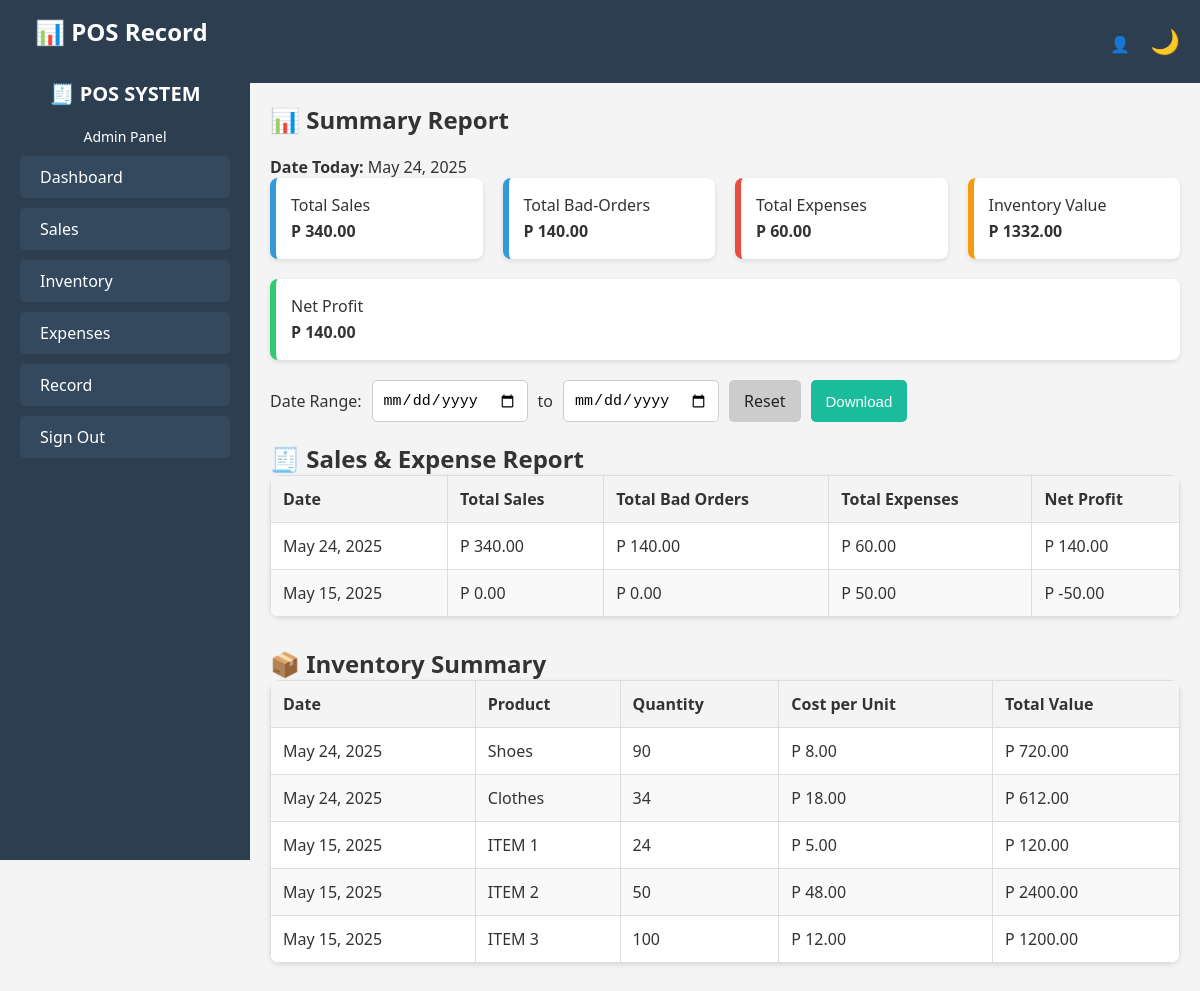
The app's page /record/ with its own data.
### app/models.py (models this page shows, shortened)
class Inventory(models.Model):
    product_name = models.CharField(max_length=255)
    stock = models.IntegerField()
    retail_price = models.DecimalField(max_digits=10, decimal_places=2, default=0)
    price = models.DecimalField(max_digits=10, decimal_places=2)
    date = models.DateField(default=timezone.now)

### app/views.py (the view)
# urls.py: path('record/', RecordPageView.as_view(), name = 'record'),
class  RecordPageView(TemplateView):
    template_name = 'app/record.html'
    def get(self, request, *args, **kwargs):
        from_date = request.GET.get('from_date')
        to_date = request.GET.get('to_date')
        date_filter = {}
        if from_date:
            date_filter['date__gte'] = from_date
        if to_date:
            date_filter['date__lte'] = to_date
        sales_qs = Sale.objects.filter(**date_filter) if date_filter else Sale.objects.all()
        bad_orders_qs = BadOrder.objects.filter(**date_filter) if date_filter else BadOrder.objects.all()
        expenses_qs = Expense.objects.filter(**date_filter) if date_filter else Expense.objects.all()
        inventory_qs = Inventory.objects.filter(**date_filter) if date_filter else Inventory.objects.all()
        today = timezone.localdate()
        summary_sales = Sale.objects.filter(date=today).aggregate(total=Sum('price'))['total'] or 0
        summary_bad_orders = BadOrder.objects.filter(date=today).aggregate(total=Sum('price'))['total'] or 0
        summary_expenses = Expense.objects.filter(date=today).aggregate(total=Sum('amount'))['total'] or 0
        summary_inventory = Inventory.objects.filter(date=today).aggregate(
            total=Sum(F('stock') * F('retail_price'))
        )['total'] or 0
        summary_net_profit = summary_sales - summary_bad_orders - summary_expenses
        total_sales = sales_qs.aggregate(total=Sum('price'))['total'] or 0
        total_bad_orders_price = bad_orders_qs.aggregate(total=Sum('price'))['total'] or 0
        total_expenses = expenses_qs.aggregate(total=Sum('amount'))['total'] or 0
        inventory_total_value = inventory_qs.aggregate(
            total=Sum(F('stock') * F('retail_price'))
        )['total'] or 0
        net_profit = total_sales - total_bad_orders_price - total_expenses
        sales_by_date = (
            sales_qs.values('date')
            .annotate(total_sales=Sum('price'))
        )
        bad_orders_by_date = (
            bad_orders_qs.values('date')
            .annotate(total_bad_orders=Sum('price'))
        )
        expenses_by_date = (
            expenses_qs.values('date')
            .annotate(total_expenses=Sum('amount'))
        )
        all_dates = set()
        all_dates.update([s['date'] for s in sales_by_date])
        all_dates.update([b['date'] for b in bad_orders_by_date])
        all_dates.update([e['date'] for e in expenses_by_date])
        record_history = []
        for date in sorted(all_dates, reverse=True):
            sales = next((s['total_sales'] for s in sales_by_date if s['date'] == date), 0)
            bad_orders = next((b['total_bad_orders'] for b in bad_orders_by_date if b['date'] == date), 0)
            expenses = next((e['total_expenses'] for e in expenses_by_date if e['date'] == date), 0)
            net = sales - bad_orders - expenses
            record_history.append({
                'date': date,
                'total_sales': sales,
                'total_bad_orders': bad_orders,
                'total_expenses': expenses,
                'net_profit': net,
            })
        inventory_summary = [
            {
                'product_name': item.product_name,
                'stock': item.stock,
                'retail_price': item.retail_price,
                'total_value': item.stock * item.retail_price,
                'date': item.date
            }
            for item in inventory_qs
        ]
        context = self.get_context_data(**kwargs)
        context['total_sales'] = summary_sales
        context['total_bad_orders_price'] = summary_bad_orders
        context['total_expenses'] = summary_expenses
        context['inventory_total_value'] = summary_inventory
        context['net_profit'] = summary_net_profit
        context['record_history'] = record_history
        context['inventory_summary'] = inventory_summary
        context['from_date'] = from_date or ''
        context['to_date'] = to_date or ''
        return self.render_to_response(context)

### app/templates/app/record.html (shortened to what this page needs)
{% extends 'app/home.html' %}
{% load tz %}
{% block content %}
<html>
<head>
</head>
<body>
  <div class="navbar">
    <div class="navbar-left">
      <h1>📊 POS Record</h1>
    </div>
    <div>
      <span style="margin-right: 16px;">👤 {{ request.user.username }}</span>
      <button class="toggle-darkmode" onclick="toggleDarkMode()" id="modeBtn">🌙</button>
    </div>
  </div>
  <div class="container">
    <div class="sidebar" id="sidebar">
      <h2>🧾 POS SYSTEM</h2>
      <p> Admin Panel</p>
      <ul>
        <li><a href="{% url 'home' %}"> Dashboard</a></li>
        <li><a href="{% url 'sales' %}"> Sales</a></li>
        <li><a href="{% url 'inventory' %}"> Inventory</a></li>
        <li><a href="{% url 'expenses' %}"> Expenses</a></li>
        <li><a href="{% url 'record' %}" class="active"> Record</a></li>
        <li><a href="{% url 'signout' %}"> Sign Out</a></li>
      </ul>
    </div>
    <div class="main-content">
      <h1>📊 Summary Report</h1>
      <p><strong>Date Today:</strong> {% now "F d, Y" %}</p>
      <div class="summary-cards">
        <div class="card sales">Total Sales<br><strong>P {{ total_sales|floatformat:2 }}</strong></div>
        <div class="card badorder">Total Bad-Orders<br><strong>P {{ total_bad_orders_price|floatformat:2 }}</strong></div>
        <div class="card expenses">Total Expenses<br><strong>P {{ total_expenses|floatformat:2 }}</strong></div>
        <div class="card inventory">Inventory Value<br><strong>P {{ inventory_total_value|floatformat:2 }}</strong></div>
        <div class="card profit">Net Profit<br>
          <strong>
            P {{ net_profit|floatformat:2 }}
          </strong>
        </div>
      </div>
      <div class="filters">
        <form method="get" style="display:flex;gap:10px;flex-wrap:wrap;" id="filter-form">
          <label for="from_date" style="align-self:center;">Date Range:</label>
          <input type="date" id="from_date" name="from_date" value="{{ from_date }}" placeholder="From Date">
          <span style="align-self:center;">to</span>
          <input type="date" id="to_date" name="to_date" value="{{ to_date }}" placeholder="To Date">
          <a href="#" id="reset-btn" style="padding:10px 15px;border-radius:5px;background:#ccc;color:#222;text-decoration:none;">Reset</a>
          <button type="button" id="download-btn" style="padding:10px 15px;border-radius:5px;background:#1abc9c;color:#fff;border:none;">Download</button>
        </form>
      </div>
      <h2>🧾 Sales & Expense Report</h2>
      <table>
        <thead>
          <tr>
            <th>Date</th>
            <th>Total Sales</th>
            <th>Total Bad Orders</th>
            <th>Total Expenses</th>
            <th>Net Profit</th>
          </tr>
        </thead>
        <tbody>
          {% for record in record_history %}
          <tr>
            <td>{{ record.date }}</td>
            <td>P {{ record.total_sales|floatformat:2 }}</td>
            <td>P {{ record.total_bad_orders|floatformat:2 }}</td>
            <td>P {{ record.total_expenses|floatformat:2 }}</td>
            <td>P {{ record.net_profit|floatformat:2 }}</td>
          </tr>
          {% empty %}
          <tr>
            <td colspan="5" style="text-align:center;">No records found.</td>
          </tr>
          {% endfor %}
        </tbody>
      </table>
      <h2>📦 Inventory Summary</h2>
      <table>
        <thead>
          <tr>
            <th>Date</th>
            <th>Product</th>
            <th>Quantity</th>
            <th>Cost per Unit</th>
            <th>Total Value</th>
          </tr>
        </thead>
        <tbody>
          {% for item in inventory_summary %}
          <tr>
            <td>{{ item.date }}</td>
            <td>{{ item.product_name }}</td>
            <td>{{ item.stock }}</td>
            <td>P {{ item.retail_price|floatformat:2 }}</td>
            <td>P {{ item.total_value|floatformat:2 }}</td>
          </tr>
          {% empty %}
          <tr>
            <td colspan="5" style="text-align:center;">No inventory data.</td>
          </tr>
          {% endfor %}
        </tbody>
      </table>
    </div>
  </div>
</body>
</html>
{% endblock content %}

### app/templates/app/home.html (shortened to what this page needs)
{% block content %}{% endblock %}

### app/templates/app/record.html (style rules this page uses)
:root { --bg: #f4f4f4; --text: #333; --card-bg: #fff; --navbar-bg: #2c3e50; --sidebar-bg: #2c3e50; --highlight: #1abc9c; }
* { margin: 0; padding: 0; box-sizing: border-box; }
body { font-family: 'Segoe UI', sans-serif; background-color: var(--bg); color: var(--text); }
.navbar { background-color: var(--navbar-bg); color: #fff; padding: 15px 20px; display: flex; align-items: center; gap: 15px; position: sticky; top: 0; z-index: 999; justify-content: space-between; }
.navbar-left { display: flex; align-items: center; gap: 15px; }
.navbar button { background: none; border: none; color: #fff; font-size: 24px; cursor: pointer; }
.toggle-darkmode { font-size: 20px; background: none; border: none; color: #fff; cursor: pointer; }
.container { display: flex; }
.sidebar { width: 250px; background-color: var(--sidebar-bg); color: #fff; padding: 20px; height: 100vh; overflow-y: auto; position: fixed; top: 60px; left: 0; transition: transform 0.3s ease; }
.sidebar h2 { text-align: center; margin-bottom: 20px; font-size: 20px; }
.sidebar p { text-align: center; margin-bottom: 10px; font-size: 14px; }
.sidebar ul { list-style: none; padding: 0; }
.sidebar ul li { margin: 10px 0; }
.sidebar ul li a { color: #fff; text-decoration: none; display: flex; align-items: center; gap: 10px; padding: 10px; background-color: #34495e; border-radius: 5px; transition: background 0.3s; }
.main-content { margin-left: 250px; padding: 20px; transition: margin-left 0.3s; width: 100%; }
h1 { font-size: 24px; margin-bottom: 20px; }
.summary-cards { display: flex; flex-wrap: wrap; gap: 20px; margin-bottom: 20px; }
.summary-cards .card { flex: 1; min-width: 200px; background-color: #fff; padding: 15px; border-radius: 8px; box-shadow: 0 2px 5px rgba(0,0,0,0.1); font-size: 16px; line-height: 1.6; }
.sales { border-left: 6px solid #3498db; }
.badorder { border-left: 6px solid #3498db; }
.expenses { border-left: 6px solid #e74c3c; }
.inventory { border-left: 6px solid #f39c12; }
.profit { border-left: 6px solid #2ecc71; }
.filters { display: flex; gap: 10px; margin: 20px 0; flex-wrap: wrap; }
.filters input, .filters button { padding: 10px; font-size: 15px; border-radius: 5px; border: 1px solid #ccc; }
.filters button { background-color: #1abc9c; color: white; border: none; cursor: pointer; }
table { width: 100%; border-collapse: collapse; background-color: #fff; border-radius: 10px; margin-bottom: 30px; overflow: hidden; box-shadow: 0 2px 5px rgba(0,0,0,0.1); }
table th, table td { border: 1px solid #ddd; padding: 12px; text-align: left; }
table th { background-color: #f4f4f4; }
table tr:nth-child(even) { background-color: #f9f9f9; }

### records on screen
Inventory: date "May 24, 2025", product_name "Shoes", retail_price "8.00"
Inventory: date "May 24, 2025", product_name "Clothes", retail_price "18.00"
Inventory: date "May 15, 2025", product_name "ITEM 1", retail_price "5.00"
Inventory: date "May 15, 2025", product_name "ITEM 2", retail_price "48.00"
Inventory: date "May 15, 2025", product_name "ITEM 3", retail_price "12.00"

### other values on screen
{{ total_sales|floatformat:2 }} "340.00"
{{ total_bad_orders_price|floatformat:2 }} "140.00"
{{ total_expenses|floatformat:2 }} "60.00"
{{ inventory_total_value|floatformat:2 }} "1332.00"
{{ net_profit|floatformat:2 }} "140.00"
{{ record.date }} "May 24, 2025" "May 15, 2025"
{{ record.total_sales|floatformat:2 }} "340.00" "0.00"
{{ record.total_bad_orders|floatformat:2 }} "140.00" "0.00"
{{ record.total_expenses|floatformat:2 }} "60.00" "50.00"
{{ record.net_profit|floatformat:2 }} "140.00" "-50.00"
{{ item.stock }} "90" "34" "24" "50" "100"
{{ item.total_value|floatformat:2 }} "720.00" "612.00" "120.00" "2400.00" "1200.00"
